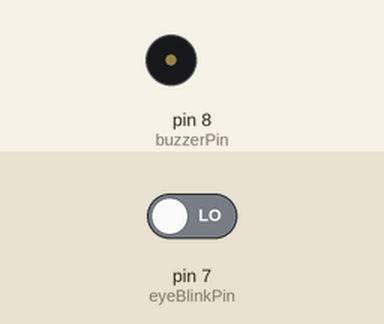
A sketch run on a simulated Arduino Uno, built with avr-gcc and run on an emulated ATmega328P. Parts: buzzer (waves = sounding, pin HIGH). The test bench sets the inputs (shaded band); at power-on: pin 7 (eyeBlinkPin) LOW.

Above: at 1.2 s.
1.3 s: pin 7 (eyeBlinkPin) driven HIGH
2.8 s: pin 7 (eyeBlinkPin) driven LOW
At 7.6 s:
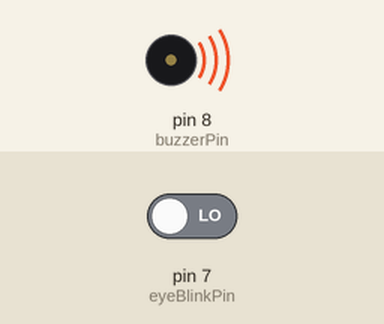
Timing chart, 0 to 9.1 s (numbered marks = the images above; inputs shaded):
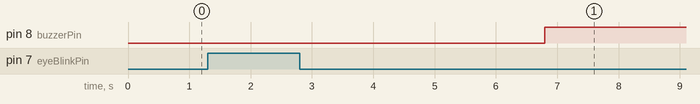

The sketch:

eye_blink_individual.ino
```cpp
#define eyeBlinkPin 7   // Pin where the eye blink sensor is connected
#define buzzerPin 8     // Pin for the buzzer

bool eyesClosed = false;
unsigned long eyesClosedStartTime = 0;
unsigned long eyesClosedDuration = 0;

void setup() {
  pinMode(eyeBlinkPin, INPUT);  // Set the eye blink sensor pin as input
  pinMode(buzzerPin, OUTPUT);  // Set the buzzer pin as output
  // Other setup code for motors and Bluetooth
  Serial.begin(9600);
}

void loop() {
  int eyeBlinkState = digitalRead(eyeBlinkPin);

  if (eyeBlinkState == HIGH) {
    // Eyes are open
    eyesClosed = false;
  } else {
    // Eyes are closed
    if (!eyesClosed) {
      eyesClosedStartTime = millis();  // Record the time when the eyes first close
      eyesClosed = true;
    }
    eyesClosedDuration = millis() - eyesClosedStartTime;

    if (eyesClosedDuration > 4000) {
      // Eyes have been closed for more than 4 seconds
      stopCar();  // Implement your car stopping function
      activateBuzzer();
    }
  }

  // Other code for handling Bluetooth commands and motor control
}

void stopCar() {
  // Implement your car stopping function
}

void activateBuzzer() {
  digitalWrite(buzzerPin, HIGH);  // Turn on the buzzer
  delay(1000);  // Buzzer sounds for 1 second
  digitalWrite(buzzerPin, LOW);   // Turn off the buzzer
}
```

Measured:
- after the input at 1.3 s, every drawn part: stays the same
- after the input at 2.8 s, pin 8 (buzzerPin): LOW → HIGH after 4.0 s
